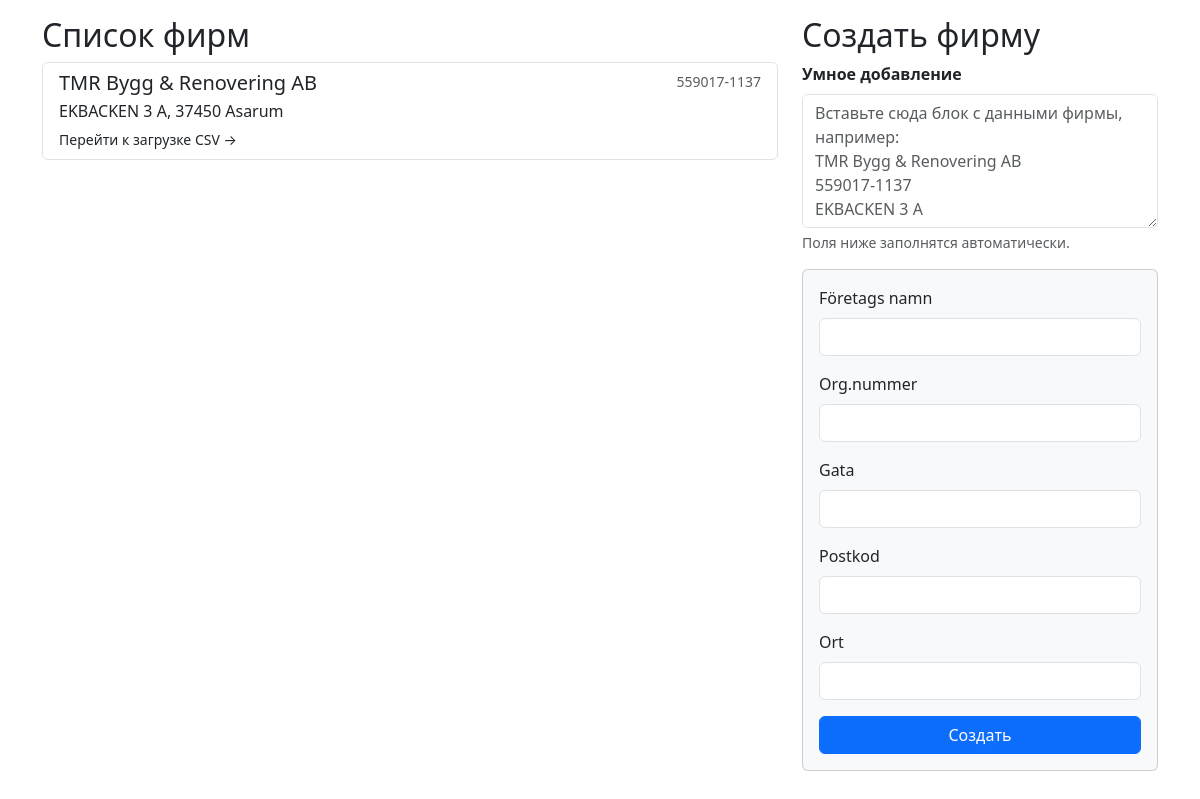
The page / on the database its author committed.
### models.py (models this page shows)
class Company(db.Model):
    id = db.Column(db.Integer, primary_key=True)
    name = db.Column(db.String(100), nullable=False)
    org_nummer = db.Column(db.String(20), unique=True, nullable=False)
    gata = db.Column(db.String(100))
    postkod = db.Column(db.String(20))
    ort = db.Column(db.String(50))
    transactions = db.relationship('BankTransaction', back_populates='company', lazy=True)

### app.py (the view, shortened to what this page needs)
@app.route('/', methods=['GET', 'POST'])
def index():
    companies = Company.query.all()
    return render_template('companies.html', companies=companies)

### app.py (called while the page is built)
@app.before_request
def create_tables():
    os.makedirs(app.config['UPLOAD_FOLDER'], exist_ok=True)
    os.makedirs(instance_folder, exist_ok=True)
    with app.app_context():
        db.create_all()

### templates/companies.html (shortened to what this page needs)
{% extends 'base.html' %}
{% block content %}
<div class="row">
    <div class="col-md-8">
        <h2>Список фирм</h2>
        <div class="list-group">
            {% for company in companies %}
                <a href="{{ url_for('upload_page', company_id=company.id) }}" class="list-group-item list-group-item-action">
                    <div class="d-flex w-100 justify-content-between">
                        <h5 class="mb-1">{{ company.name }}</h5>
                        <small class="text-muted">{{ company.org_nummer }}</small>
                    </div>
                    <p class="mb-1">{{ company.gata }}, {{ company.postkod }} {{ company.ort }}</p>
                    <small>Перейти к загрузке CSV &rarr;</small>
                </a>
            {% endfor %}
        </div>
    </div>
    <div class="col-md-4">
        <h2>Создать фирму</h2>
        <div class="mb-3">
            <label for="smart_add_pastebin" class="form-label fw-bold">Умное добавление</label>
            <textarea class="form-control" id="smart_add_pastebin" rows="5"
                      placeholder="Вставьте сюда блок с данными фирмы, например:
TMR Bygg & Renovering AB
559017-1137
EKBACKEN 3 A
374 50 Asarum"></textarea>
            <div class="form-text">Поля ниже заполнятся автоматически.</div>
        </div>
        <div class="card bg-light">
            <div class="card-body">
                <form action="{{ url_for('index') }}" method="POST" id="company-form">
                    <div class="mb-3">
                        <label for="name" class="form-label">Företags namn</label>
                        <input type="text" class="form-control" id="name" name="name" required>
                    </div>
                    <div class="mb-3">
                        <label for="org_nummer" class="form-label">Org.nummer</label>
                        <input type="text" class="form-control" id="org_nummer" name="org_nummer" required>
                    </div>
                    <div class="mb-3">
                        <label for="gata" class="form-label">Gata</label>
                        <input type="text" class="form-control" id="gata" name="gata">
                    </div>
                    <div class="mb-3">
                        <label for="postkod" class="form-label">Postkod</label>
                        <input type="text" class="form-control" id="postkod" name="postkod">
                    </div>
                    <div class="mb-3">
                        <label for="ort" class="form-label">Ort</label>
                        <input type="text" class="form-control" id="ort" name="ort">
                    </div>
                    <button type="submit" class="btn btn-primary w-100">Создать</button>
                </form>
            </div>
        </div>
    </div>
</div>
{% endblock %}

### templates/base.html (style rules this page uses)
body { padding-top: 1rem; }

### rows shown on the page
Company: name "TMR Bygg & Renovering AB", org_nummer "559017-1137", gata "EKBACKEN 3 A", postkod "37450", ort "Asarum"
